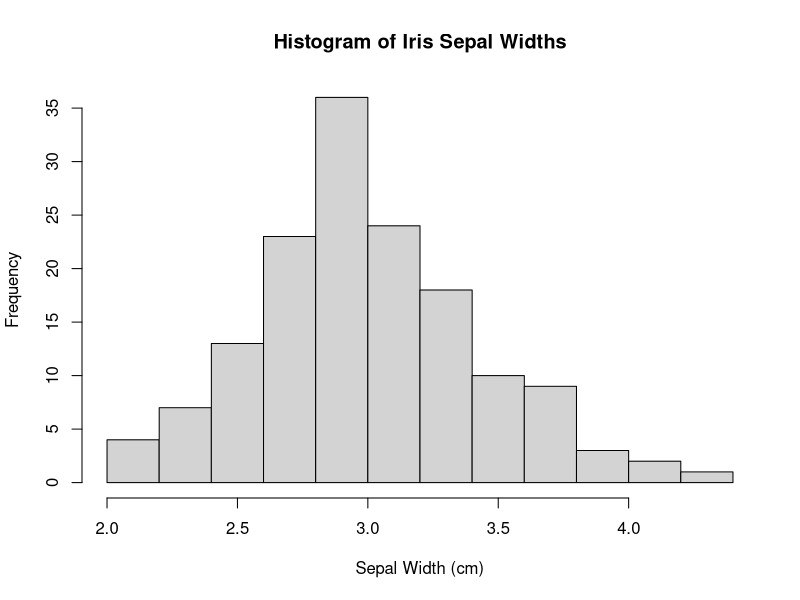
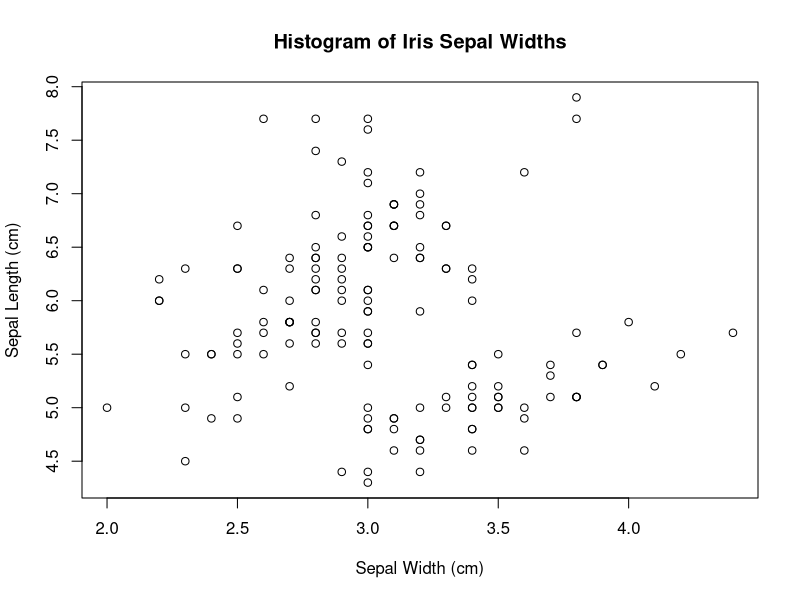
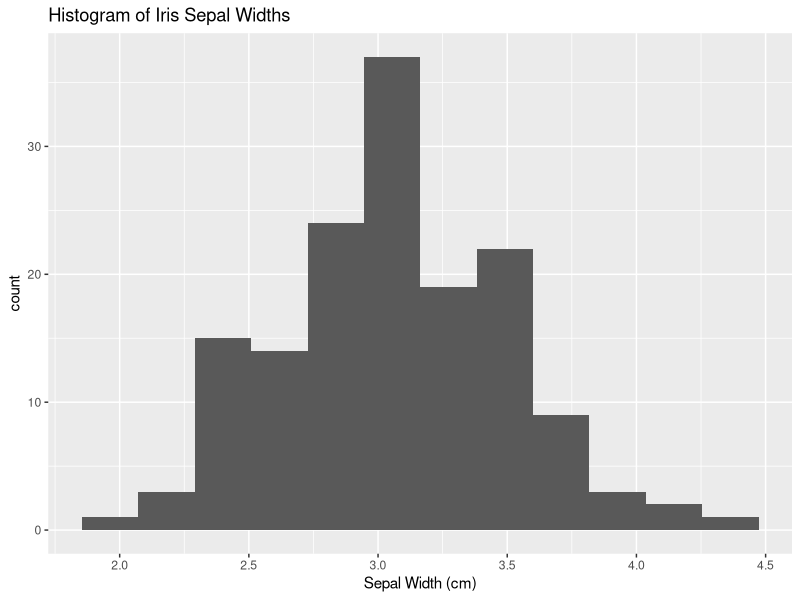
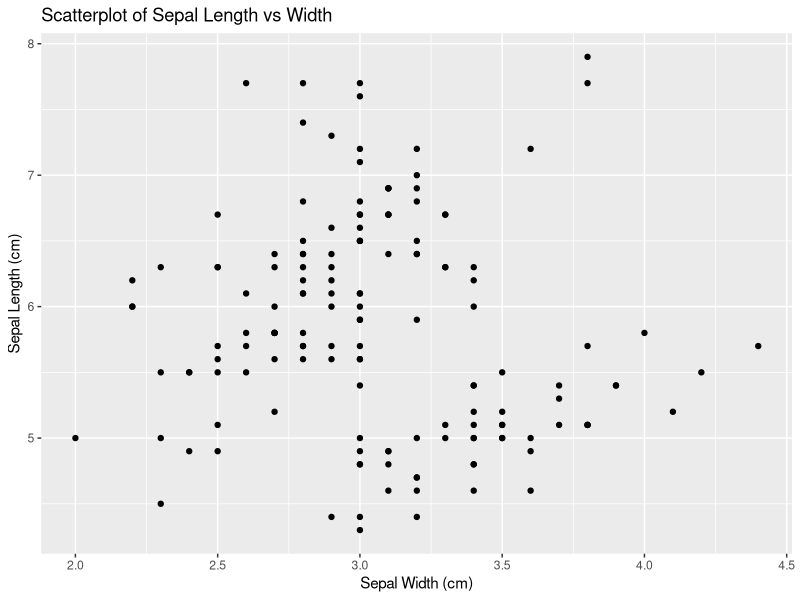
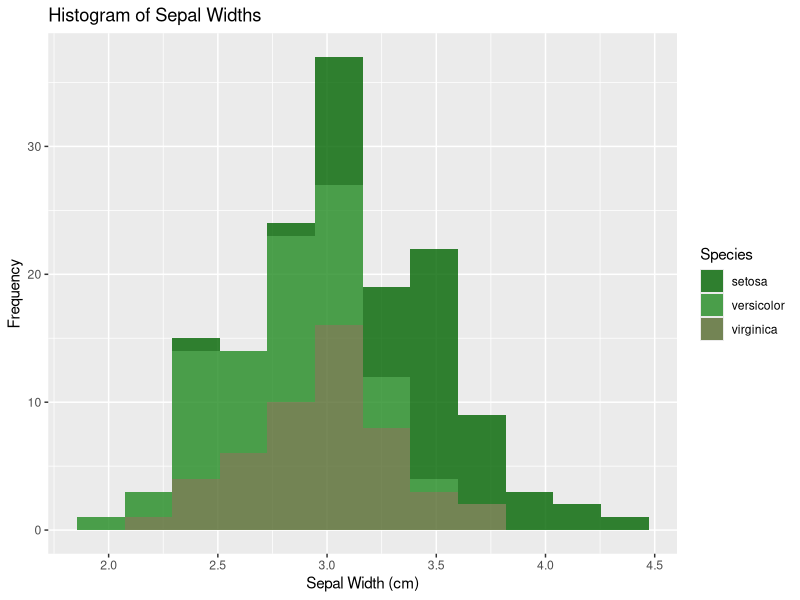
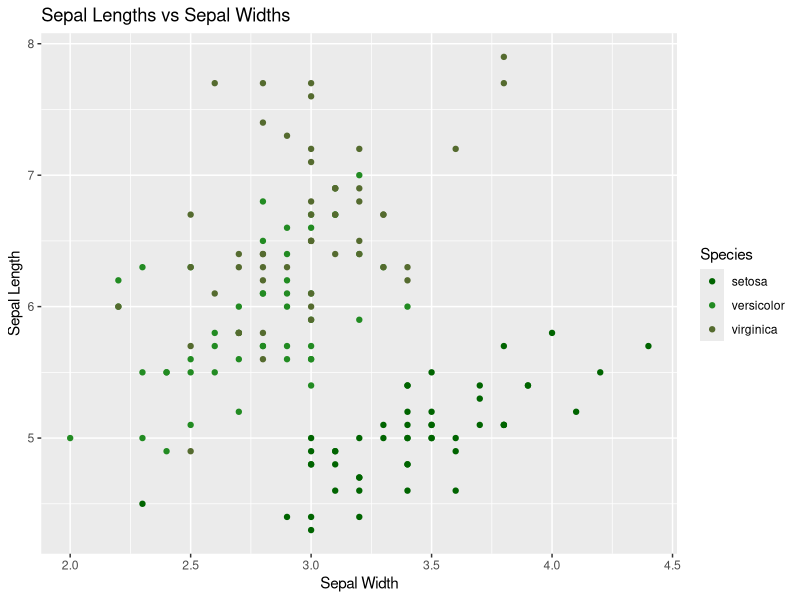
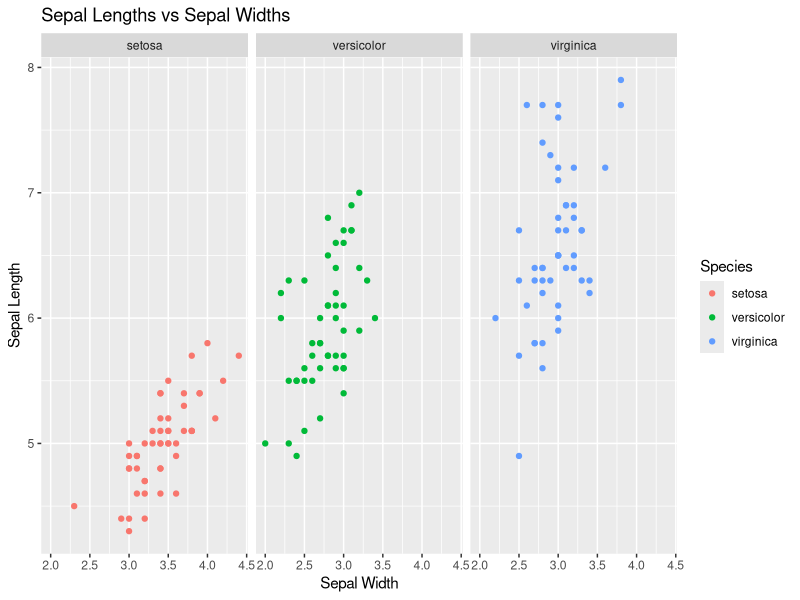
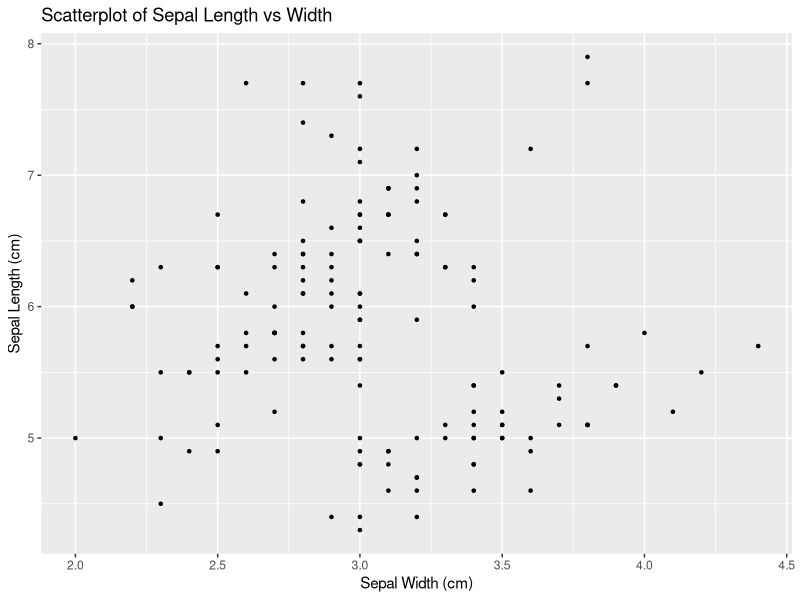

Source code (R) for these figures, in order:
## ---- chunk 1
var1 <- "My first variable!"
# print the variable
var1
## ---- chunk 2
var2 = "My second variable!"
var2
## ---- chunk 3
vec1 = c(1, 3, 5, 8, 12)
print(vec1)

# you can also assign a series of numbers to a vector
vec2 = 1:10
print(vec2)
## ---- chunk 4

# access elements in vectors with square brackets
# note: indexing in R starts at 1, not 0!
print(vec1[3])
## ---- chunk 5
print(5 * 7 + 9)
# note that multiplication is done before addition
print(7 + 9 * 5)
# use parentheses as needed
print(5 * (7 + 9))
## ---- chunk 6
vec1 = c(1, 3, 5, 8, 12)

# mean
print(mean(vec1))
# median
print(median(vec1))
# standard deviation
print(sd(vec1))
## ---- chunk 7
vec_na = c(1, 3, 5, NA, 12)

# mean
print(mean(vec_na))
print(mean(vec_na, na.rm=TRUE))
# median
print(median(vec_na))
print(median(vec_na, na.rm=TRUE))
# standard deviation
print(sd(vec_na))
print(sd(vec_na, na.rm=TRUE))
## ---- chunk 8
head(iris)
## ---- chunk 9
# `paste0` combines outputs
print(paste0("Number of rows: ", nrow(iris)))
print(paste0("Number of columns: ", ncol(iris)))
# column names
print(names(iris))
## ---- chunk 10
summary(iris)
## ---- chunk 11
# printing the first 15 values in the Sepal.Length column
print(iris$Sepal.Length[1:15])
## ---- chunk 12
# histogram example
hist(x = iris$Sepal.Width, # data to plot on the x axis
     main = "Histogram of Iris Sepal Widths", # plot title
     xlab = "Sepal Width (cm)") # x axis title
## ---- chunk 13
# scatterplot example
plot(x = iris$Sepal.Width, # data to plot on the x axis
     y = iris$Sepal.Length, # data to plot on the y axis
     main = "Histogram of Iris Sepal Widths", # plot title
     xlab = "Sepal Width (cm)", # x axis title
     ylab = "Sepal Length (cm)") # y axis title
## ---- chunk 14
library(ggplot2)
print("ggplot loaded!")
## ---- chunk 15
ggplot(iris) + # specifying dataset
  geom_histogram(bins = 12,
                 aes(x = Sepal.Width)) + # adding hist layer and specifying aesthetic mapping
  labs(title = "Histogram of Iris Sepal Widths", # adding a layer with title and axis labels
       x = "Sepal Width (cm)")
## ---- chunk 16
ggplot(iris) +
  geom_point(aes(x = Sepal.Width, 
                 y = Sepal.Length)) + # adding a scatterplot layer
  labs(title = "Scatterplot of Sepal Length vs Width", 
       x = "Sepal Width (cm)",
       y = "Sepal Length (cm)")
## ---- chunk 17
ggplot(iris) + 
  geom_histogram(aes(x = Sepal.Width, fill = Species), 
                 bins = 12,
                 # alpha controls transparency
                 alpha = 0.8) + 
  labs(title = "Histogram of Sepal Widths", 
       x = "Sepal Width (cm)", 
       y = "Frequency") + 
  # you can specify your own colors for each group
  scale_fill_manual(values = c("darkgreen", 
                               "forestgreen", 
                               "darkolivegreen"))
## ---- chunk 18
ggplot(iris) + 
  geom_point(aes(x = Sepal.Width, 
                 y = Sepal.Length, 
                 color = Species)) + 
  labs(title = "Sepal Lengths vs Sepal Widths", 
       x = "Sepal Width", 
       y = "Sepal Length") +
  scale_color_manual(values = c("darkgreen", 
                               "forestgreen", 
                               "darkolivegreen"))
## ---- chunk 19
ggplot(iris) + 
  geom_point(aes(x = Sepal.Width, y = Sepal.Length, color = Species)) + 
  labs(title = "Sepal Lengths vs Sepal Widths", 
       x = "Sepal Width", 
       y = "Sepal Length") +
  # wrap by Species
  facet_wrap(~Species)
## ---- chunk 20
ggplot(iris) +
  geom_point(aes(x = Sepal.Width, 
                 y = Sepal.Length), 
             shape=20) + 
  labs(title = "Scatterplot of Sepal Length vs Width", 
       x = "Sepal Width (cm)",
       y = "Sepal Length (cm)") + 
  theme_gray()
## ---- chunk 21
ggplot(iris) +
  geom_point(aes(x = Sepal.Width, 
                 y = Sepal.Length)) + # adding a scatterplot layer
  labs(title = "Scatterplot of Sepal Length vs Width", 
       x = "Sepal Width (cm)",
       y = "Sepal Length (cm)") + 
  geom_label(label = "Look at this!", 
             x = 4.0,
             y = 6.5,
             color = "black",
             fill = "#69b3a2"
  )
## ---- chunk 22
ggplot(iris) +
  geom_point(aes(x = Sepal.Width, 
                 y = Sepal.Length,
                 size = Petal.Width,
                 color = Species), 
             alpha = 0.6) + 
  labs(title = "Scatterplot of Sepal Length vs Width", 
       x = "Sepal Width (cm)",
       y = "Sepal Length (cm)") + 
  theme_gray()
